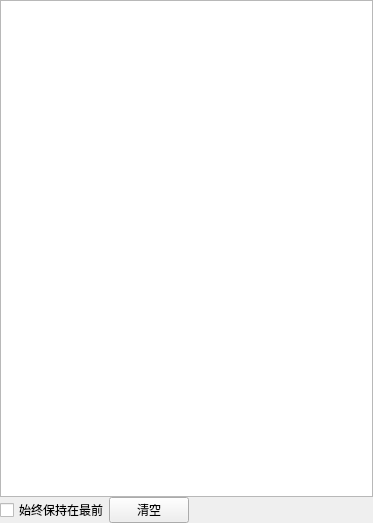
<?xml version="1.0" encoding="UTF-8"?>
<ui version="4.0">
 <class>LogView</class>
 <widget class="QWidget" name="LogView">
  <property name="geometry">
   <rect>
    <x>0</x>
    <y>0</y>
    <width>373</width>
    <height>523</height>
   </rect>
  </property>
  <property name="windowTitle">
   <string>LogView</string>
  </property>
  <property name="windowIcon">
   <iconset resource="Evision.qrc">
    <normaloff>:/Evision/resource/Evision.ico</normaloff>:/Evision/resource/Evision.ico</iconset>
  </property>
  <layout class="QGridLayout" name="gridLayout">
   <property name="leftMargin">
    <number>0</number>
   </property>
   <property name="topMargin">
    <number>0</number>
   </property>
   <property name="rightMargin">
    <number>0</number>
   </property>
   <property name="bottomMargin">
    <number>0</number>
   </property>
   <property name="spacing">
    <number>0</number>
   </property>
   <item row="2" column="0">
    <widget class="QCheckBox" name="checkBox_StayOnTop">
     <property name="text">
      <string>始终保持在最前</string>
     </property>
    </widget>
   </item>
   <item row="2" column="1">
    <widget class="QPushButton" name="pushButton_delete">
     <property name="text">
      <string>清空</string>
     </property>
    </widget>
   </item>
   <item row="2" column="2">
    <spacer name="horizontalSpacer">
     <property name="orientation">
      <enum>Qt::Horizontal</enum>
     </property>
     <property name="sizeHint" stdset="0">
      <size>
       <width>40</width>
       <height>20</height>
      </size>
     </property>
    </spacer>
   </item>
   <item row="0" column="0" colspan="3">
    <widget class="QTextEdit" name="textEdit"/>
   </item>
  </layout>
 </widget>
 <layoutdefault spacing="6" margin="11"/>
 <resources>
  <include location="Evision.qrc"/>
 </resources>
 <connections>
  <connection>
   <sender>checkBox_StayOnTop</sender>
   <signal>clicked(bool)</signal>
   <receiver>LogView</receiver>
   <slot>onChecked_StayOnTop(bool)</slot>
   <hints>
    <hint type="sourcelabel">
     <x>62</x>
     <y>511</y>
    </hint>
    <hint type="destinationlabel">
     <x>47</x>
     <y>521</y>
    </hint>
   </hints>
  </connection>
  <connection>
   <sender>pushButton_delete</sender>
   <signal>clicked()</signal>
   <receiver>LogView</receiver>
   <slot>onPush_Delete()</slot>
   <hints>
    <hint type="sourcelabel">
     <x>172</x>
     <y>514</y>
    </hint>
    <hint type="destinationlabel">
     <x>374</x>
     <y>368</y>
    </hint>
   </hints>
  </connection>
 </connections>
 <slots>
  <slot>onChecked_StayOnTop(bool)</slot>
  <slot>onPush_Delete()</slot>
 </slots>
</ui>
